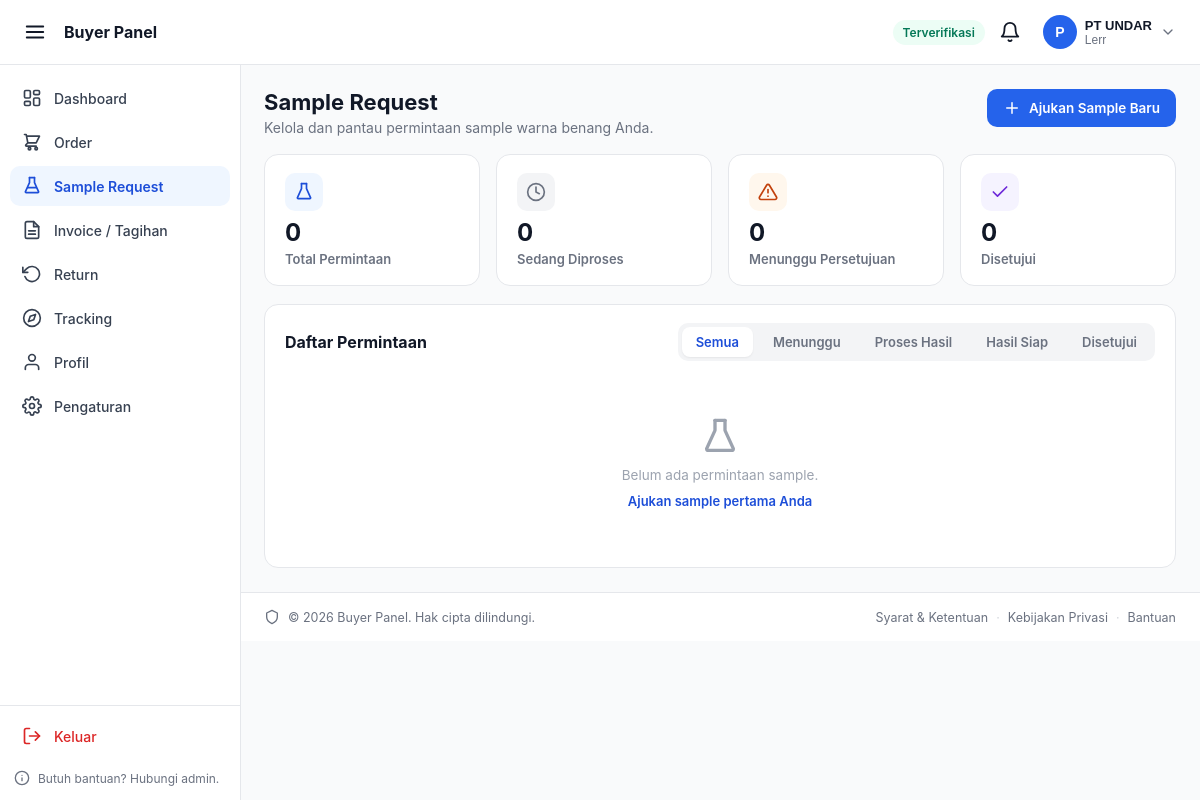
Page /buyer_panel/samples.php (signed in) on the earlier database version.
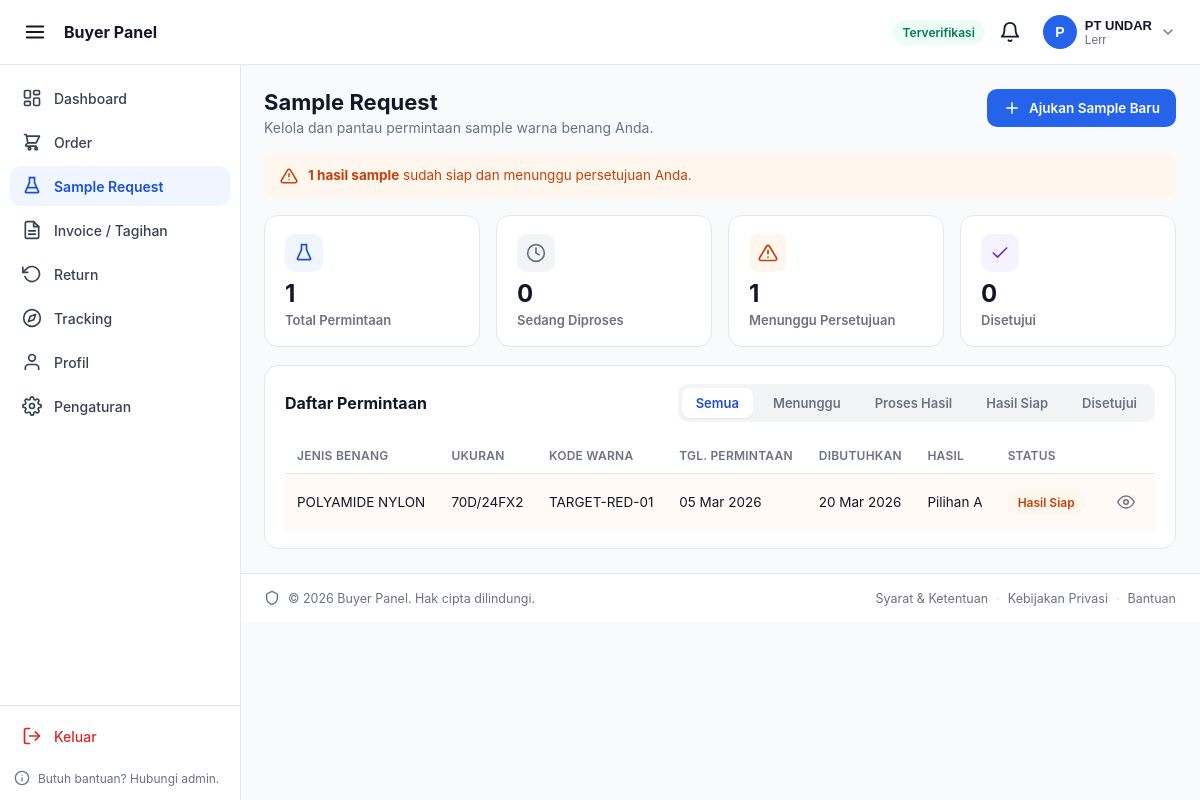
Same page on the later database version.
### tables this page shows
CREATE TABLE `sample_results` (
  `id_result` int(11) NOT NULL,
  `id_request` int(11) NOT NULL,
  `kode_warna_hasil` varchar(30) DEFAULT NULL,
  `pilihan` enum('A','B','rejected','pending') NOT NULL DEFAULT 'pending',
  `gambar` varchar(255) DEFAULT NULL,
  `nilai_delta_e` decimal(5,2) DEFAULT NULL,
  `catatan` text DEFAULT NULL,
  `status_approval` enum('pending','approved','rejected','revision_requested') NOT NULL DEFAULT 'pending'
);

CREATE TABLE `sample_requests` (
  `id_request` int(11) NOT NULL,
  `id_buyer` int(11) NOT NULL,
  `jenis_benang` varchar(100) NOT NULL,
  `ukuran_benang` varchar(50) DEFAULT NULL,
  `kode_warna_target` varchar(30) DEFAULT NULL,
  `upload_sampel` varchar(255) DEFAULT NULL,
  `tanggal` date NOT NULL,
  `tanggal_dibutuhkan` date DEFAULT NULL,
  `catatan` text DEFAULT NULL,
  `status` enum('pending','waiting_result','result_ready','approved','rejected','revision') NOT NULL DEFAULT 'pending'
);

### buyer_panel/partials/config.php (called while the page is built, shortened)
<?php
$conn = getDB();
$stmt = $conn->prepare("
    SELECT
        u.id_user,
        u.email,
        u.role,
        bp.id_buyer,
        bp.kode_pelanggan,
        bp.nama_perusahaan,
        bp.nama_pic,
        bp.no_whatsapp,
        bp.status_verifikasi,
        bp.tenor_hari,
        bp.upload_dokumen
    FROM users u
    INNER JOIN buyer_profile bp ON bp.id_user = u.id_user
    WHERE u.id_user = ?
    LIMIT 1
");
$stmt->bind_param('i', $_SESSION['user_id']);
$stmt->execute();
$currentBuyer = $stmt->get_result()->fetch_assoc();

### buyer_panel/samples.php (the view, shortened to what the changed rows need)
<?php
require_once __DIR__ . '/partials/config.php';
$idBuyer = (int) ($currentBuyer['id_buyer'] ?? 0);
$allowedStatus = ['pending', 'waiting_result', 'result_ready', 'approved', 'rejected', 'revision'];
$filterStatus = strtolower($_GET['status'] ?? '');
if (!in_array($filterStatus, $allowedStatus, true)) {
    $filterStatus = '';
}
$summary = [
    'pending'        => 0,
    'waiting_result' => 0,
    'result_ready'   => 0,
    'approved'       => 0,
    'rejected'       => 0,
    'revision'       => 0,
];
$stmt = $conn->prepare("
    SELECT status, COUNT(*) AS jumlah
    FROM sample_requests
    WHERE id_buyer = ?
    GROUP BY status
");
$stmt->bind_param('i', $idBuyer);
$stmt->execute();
$res = $stmt->get_result();
while ($row = $res->fetch_assoc()) {
    $summary[$row['status']] = (int) $row['jumlah'];
}
$totalSample = array_sum($summary);
$needsAttention = $summary['result_ready'];
$sql = "
    SELECT
        sr.id_request,
        sr.jenis_benang,
        sr.ukuran_benang,
        sr.kode_warna_target,
        sr.tanggal,
        sr.tanggal_dibutuhkan,
        sr.status,
        sres.id_result,
        sres.pilihan,
        sres.status_approval
    FROM sample_requests sr
    LEFT JOIN sample_results sres ON sres.id_request = sr.id_request
    WHERE sr.id_buyer = ?
";
$sql .= " ORDER BY sr.tanggal DESC, sr.id_request DESC ";
$stmt = $conn->prepare($sql);
if ($filterStatus !== '') {
    $stmt->bind_param('is', $idBuyer, $filterStatus);
} else {
    $stmt->bind_param('i', $idBuyer);
}
$stmt->execute();
$res = $stmt->get_result();
$samples = [];
while ($row = $res->fetch_assoc()) {
    $samples[] = $row;
}
$statusLabel = [
    'pending'        => ['label' => 'Menunggu',        'class' => 'badge-pending'],
    'waiting_result' => ['label' => 'Proses Hasil',     'class' => 'badge-info'],
    'result_ready'   => ['label' => 'Hasil Siap',       'class' => 'badge-attention'],
    'approved'       => ['label' => 'Disetujui',        'class' => 'badge-verified'],
    'rejected'       => ['label' => 'Ditolak',          'class' => 'badge-rejected'],
    'revision'       => ['label' => 'Revisi',           'class' => 'badge-pending'],
];
$filterTabs = [
    ''               => 'Semua',
    'pending'        => 'Menunggu',
    'waiting_result' => 'Proses Hasil',
    'result_ready'   => 'Hasil Siap',
    'approved'       => 'Disetujui',
];
?>
<!DOCTYPE html>
<html lang="id">
<head>
</head>
<body>
<?php include __DIR__ . '/partials/_sidebar.php'; ?>
<div class="bp-content">
    <main class="bp-smp">
        <div class="bp-smp__heading">
            <div>
                <h1>Sample Request</h1>
            </div>
        </div>
        <?php if ($needsAttention > 0): ?>
            <div class="bp-alert bp-alert--attention">
                <span>
                    <strong><?= $needsAttention ?> hasil sample</strong> sudah siap dan menunggu persetujuan Anda.
                </span>
            </div>
        <?php endif; ?>
        <section class="bp-stats-grid">
            <div class="bp-card bp-stat">
                <div class="bp-stat__icon bp-stat__icon--blue">
                    <svg viewBox="0 0 24 24" fill="none" stroke="currentColor" stroke-width="2" stroke-linecap="round" stroke-linejoin="round" width="20" height="20">
                        <path d="M9 2v6L4 19a1 1 0 0 0 1 1h14a1 1 0 0 0 1-1L15 8V2"></path>
                        <line x1="9" y1="2" x2="15" y2="2"></line>
                    </svg>
                </div>
                <div class="bp-stat__value"><?= $totalSample ?></div>
                <div class="bp-stat__label">Total Permintaan</div>
            </div>
            <div class="bp-card bp-stat">
                <div class="bp-stat__icon bp-stat__icon--orange">
                </div>
                <div class="bp-stat__value"><?= $summary['result_ready'] ?></div>
                <div class="bp-stat__label">Menunggu Persetujuan</div>
            </div>
        </section>
        <section class="bp-card bp-smp-table-card">
            <div class="bp-smp-table-card__header">
                <h2>Daftar Permintaan</h2>
                <div class="bp-filter-tabs">
                    <?php foreach ($filterTabs as $value => $label): ?>
                        <a href="<?= BUYER_URL ?>/samples.php<?= $value !== '' ? '?status=' . $value : '' ?>"
                           class="bp-filter-tab <?= $filterStatus === $value ? 'is-active' : '' ?>">
                            <?= htmlspecialchars($label) ?>
                        </a>
                    <?php endforeach; ?>
                </div>
            </div>
            <?php if (empty($samples)): ?>
                <div class="bp-empty">
                    <svg viewBox="0 0 24 24" fill="none" stroke="currentColor" stroke-width="2" stroke-linecap="round" stroke-linejoin="round" width="40" height="40">
                        <path d="M9 2v6L4 19a1 1 0 0 0 1 1h14a1 1 0 0 0 1-1L15 8V2"></path>
                        <line x1="9" y1="2" x2="15" y2="2"></line>
                    </svg>
                    <p>Belum ada permintaan sample.</p>
                    <a href="<?= BUYER_URL ?>/samples-new.php" class="bp-link">Ajukan sample pertama Anda</a>
                </div>
            <?php else: ?>
                <div class="bp-table-wrap">
                    <table class="bp-table bp-table--clickable">
                        <thead>
                            <tr>
                                <th>Jenis Benang</th>
                                <th>Ukuran</th>
                                <th>Kode Warna</th>
                                <th>Tgl. Permintaan</th>
                                <th>Dibutuhkan</th>
                                <th>Hasil</th>
                                <th>Status</th>
                                <th></th>
                            </tr>
                        </thead>
                        <tbody>
                            <?php foreach ($samples as $s): ?>
                                <?php
                                $st = $statusLabel[$s['status']] ?? ['label' => $s['status'], 'class' => 'badge-pending'];
                                $needsAttn = $s['status'] === 'result_ready';
                                if ($s['id_result']) {
                                    $pilihanLabel = ['A' => 'Pilihan A', 'B' => 'Pilihan B', 'rejected' => 'Ditolak', 'pending' => 'Belum dipilih'][$s['pilihan']] ?? '-';
                                } else {
                                    $pilihanLabel = '-';
                                }
                                ?>
                                <tr class="<?= $needsAttn ? 'bp-row--attention' : '' ?>"
                                    onclick="window.location='<?= BUYER_URL ?>/samples-detail.php?id=<?= urlencode((string) $s['id_request']) ?>'">
                                    <td data-label="Jenis Benang"><?= htmlspecialchars($s['jenis_benang']) ?></td>
                                    <td data-label="Ukuran"><?= htmlspecialchars($s['ukuran_benang'] ?? '-') ?></td>
                                    <td data-label="Kode Warna"><?= htmlspecialchars($s['kode_warna_target'] ?? '-') ?></td>
                                    <td data-label="Tgl. Permintaan"><?= date('d M Y', strtotime($s['tanggal'])) ?></td>
                                    <td data-label="Dibutuhkan">
                                        <?= $s['tanggal_dibutuhkan'] ? date('d M Y', strtotime($s['tanggal_dibutuhkan'])) : '-' ?>
                                    </td>
                                    <td data-label="Hasil"><?= htmlspecialchars($pilihanLabel) ?></td>
                                    <td data-label="Status">
                                        <span class="bp-badge <?= $st['class'] ?>"><?= htmlspecialchars($st['label']) ?></span>
                                    </td>
                                    <td data-label="" class="bp-table__action">
                                        <a href="<?= BUYER_URL ?>/samples-detail.php?id=<?= urlencode((string) $s['id_request']) ?>"
                                           class="bp-icon-link" aria-label="Lihat detail sample" onclick="event.stopPropagation();">
                                            <svg viewBox="0 0 24 24" fill="none" stroke="currentColor" stroke-width="2" stroke-linecap="round" stroke-linejoin="round" width="18" height="18">
                                                <path d="M1 12s4-8 11-8 11 8 11 8-4 8-11 8-11-8-11-8z"></path>
                                                <circle cx="12" cy="12" r="3"></circle>
                                            </svg>
                                        </a>
                                    </td>
                                </tr>
                            <?php endforeach; ?>
                        </tbody>
                    </table>
                </div>
            <?php endif; ?>
        </section>
    </main>
</div>
</body>
</html>

### buyer_panel/partials/_sidebar.php (shortened to what the changed rows need)
<?php
$bpCurrentPage = basename($_SERVER['SCRIPT_NAME']);
?>
<aside class="bp-sidebar" id="bpSidebar">
    <nav class="bp-sidebar__nav">
        <ul class="bp-sidebar__list">
            <?php foreach ($bpMenuItems as $item): ?>
                <?php $isActive = in_array($bpCurrentPage, $item['match'], true); ?>
                <li class="bp-sidebar__item">
                    <a href="<?= htmlspecialchars($item['href']) ?>"
                       class="bp-sidebar__link <?= $isActive ? 'is-active' : '' ?>"
                       <?= $isActive ? 'aria-current="page"' : '' ?>>
                        <svg class="bp-sidebar__icon" viewBox="0 0 24 24" fill="none" stroke="currentColor" stroke-width="2" stroke-linecap="round" stroke-linejoin="round" width="20" height="20">
                            <?= $item['icon'] ?>
                        </svg>
                        <span class="bp-sidebar__label"><?= htmlspecialchars($item['label']) ?></span>
                    </a>
                </li>
            <?php endforeach; ?>
        </ul>
    </nav>
</aside>

Differences in the rows shown:
added sample_results: id_request.jenis_benang "POLYAMIDE NYLON", id_request.ukuran_benang "70D/24FX2", id_request.kode_warna_target "TARGET-RED-01", id_request.tanggal "05 Mar 2026", id_request.tanggal_dibutuhkan "20 Mar 2026", pilihan "Pilihan A", id_request.status "Hasil Siap"
Other differences:
$needsAttention: (not shown) → "1"
$totalSample: "0" → "1"
$summary['result_ready']: "0" → "1"
text no longer shown: "Belum ada permintaan sample. Ajukan sample pertama Anda"
text now shown: "hasil sample sudah siap dan menunggu persetujuan Anda. JENIS BENANG UKURAN KODE WARNA TGL. PERMINTAAN DIBUTUHKAN HASIL STATUS"
